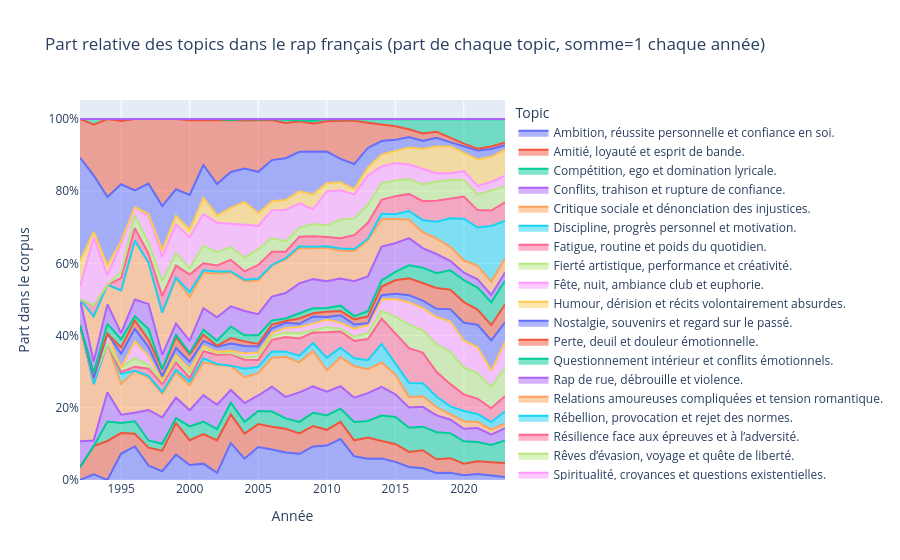

Write notebook code for a chart like this one.
### Code cell
import plotly.express as px

def visualize_topic_share_per_year(merged, year_column='year', topic_column='topic_name_gpt_5'):
    # 1. Get raw counts per (year, topic)
    topic_year = (
        merged.groupby([year_column, topic_column])
        .size()
        .reset_index(name='count')
    )

    # 2. Pivot so columns = topics, index = year
    pivot = topic_year.pivot_table(
        index=year_column,
        columns=topic_column,
        values='count',
        fill_value=0
    )
    # 3. Normalize so each row sums to 1 (get proportions)
    share = pivot.div(pivot.sum(axis=1), axis=0)

    # 4. Reset index for plotting
    share = share.reset_index()

    # 5. Plot: Stacked area (share per topic at each year, sum to 1)
    fig = px.area(
        share,
        x=year_column,
        y=share.columns[1:],  # All topics
        title="Part relative des topics dans le rap français (part de chaque topic, somme=1 chaque année)",
        labels={year_column: "Année", "value": "Part dans le corpus", "variable": "Topic"},
        groupnorm='fraction'   # Ensures area sum = 1 each year
    )
    fig.update_layout(
        yaxis=dict(title="Part dans le corpus", tickformat=".0%"),
        xaxis_title="Année",
        hovermode='x unified'
    )
    fig.show()
    return share

# Usage
final = visualize_topic_share_per_year(merged[(merged.year > 1991) & (merged.year < 2024)])

### Figure 1 — Plotly figure (JSON) as saved in the notebook; plotly's stock layout.template omitted (floating-point values rounded to 4 significant figures)
{"data": [{"fillpattern": {"shape": ""}, "groupnorm": "fraction", "hovertemplate": "Topic=Ambition, réussite personnelle et confiance en soi.<br>Année=%{x}<br>Part dans le corpus=%{y}<extra></extra>", "legendgroup": "Ambition, réussite personnelle et confiance en soi.", "line": {"color": "#636efa"}, "marker": {"symbol": "circle"}, "mode": "lines", "name": "Ambition, réussite personnelle et confiance en soi.", "orientation": "v", "showlegend": true, "stackgroup": "1", "type": "scatter", "x": [1992.0, 1993.0, 1994.0, 1995.0, 1996.0, 1997.0, 1998.0, 1999.0, 2000.0, 2001.0, 2002.0, 2003.0, 2004.0, 2005.0, 2006.0, 2007.0, 2008.0, 2009.0, 2010.0, 2011.0, 2012.0, 2013.0, 2014.0, 2015.0, 2016.0, 2017.0, 2018.0, 2019.0, 2020.0, 2021.0, 2022.0, 2023.0], "xaxis": "x", "y": [0.0, 0.01562, 0.0, 0.07345, 0.09302, 0.0398, 0.02439, 0.07047, 0.04138, 0.04533, 0.01972, 0.1026, 0.05907, 0.09122, 0.08467, 0.07637, 0.07256, 0.09299, 0.09524, 0.1134, 0.06568, 0.05905, 0.05924, 0.05024, 0.03608, 0.0324, 0.01932, 0.02004, 0.01294, 0.01678, 0.01222, 0.008296], "yaxis": "y"}, {"fillpattern": {"shape": ""}, "groupnorm": "fraction", "hovertemplate": "Topic=Amitié, loyauté et esprit de bande.<br>Année=%{x}<br>Part dans le corpus=%{y}<extra></extra>", "legendgroup": "Amitié, loyauté et esprit de bande.", "line": {"color": "#EF553B"}, "marker": {"symbol": "circle"}, "mode": "lines", "name": "Amitié, loyauté et esprit de bande.", "orientation": "v", "showlegend": true, "stackgroup": "1", "type": "scatter", "x": [1992.0, 1993.0, 1994.0, 1995.0, 1996.0, 1997.0, 1998.0, 1999.0, 2000.0, 2001.0, 2002.0, 2003.0, 2004.0, 2005.0, 2006.0, 2007.0, 2008.0, 2009.0, 2010.0, 2011.0, 2012.0, 2013.0, 2014.0, 2015.0, 2016.0, 2017.0, 2018.0, 2019.0, 2020.0, 2021.0, 2022.0, 2023.0], "xaxis": "x", "y": [0.03571, 0.07812, 0.1081, 0.0565, 0.03488, 0.04975, 0.05691, 0.08725, 0.06897, 0.08215, 0.09014, 0.07918, 0.06962, 0.06368, 0.06277, 0.06563, 0.05673, 0.0564, 0.04376, 0.0479, 0.04428, 0.05829, 0.04894, 0.04976, 0.04167, 0.05011, 0.03794, 0.04043, 0.03235, 0.03505, 0.03712, 0.03872], "yaxis": "y"}, {"fillpattern": {"shape": ""}, "groupnorm": "fraction", "hovertemplate": "Topic=Compétition, ego et domination lyricale.<br>Année=%{x}<br>Part dans le corpus=%{y}<extra></extra>", "legendgroup": "Compétition, ego et domination lyricale.", "line": {"color": "#00cc96"}, "marker": {"symbol": "circle"}, "mode": "lines", "name": "Compétition, ego et domination lyricale.", "orientation": "v", "showlegend": true, "stackgroup": "1", "type": "scatter", "x": [1992.0, 1993.0, 1994.0, 1995.0, 1996.0, 1997.0, 1998.0, 1999.0, 2000.0, 2001.0, 2002.0, 2003.0, 2004.0, 2005.0, 2006.0, 2007.0, 2008.0, 2009.0, 2010.0, 2011.0, 2012.0, 2013.0, 2014.0, 2015.0, 2016.0, 2017.0, 2018.0, 2019.0, 2020.0, 2021.0, 2022.0, 2023.0], "xaxis": "x", "y": [0.0, 0.0, 0.05405, 0.02825, 0.03488, 0.0199, 0.01897, 0.01342, 0.03793, 0.03399, 0.03099, 0.03226, 0.03165, 0.03614, 0.04234, 0.02864, 0.03166, 0.03659, 0.0399, 0.03617, 0.05092, 0.04618, 0.07019, 0.07441, 0.06701, 0.06518, 0.0752, 0.06941, 0.06183, 0.05369, 0.04746, 0.0625], "yaxis": "y"}, {"fillpattern": {"shape": ""}, "groupnorm": "fraction", "hovertemplate": "Topic=Conflits, trahison et rupture de confiance.<br>Année=%{x}<br>Part dans le corpus=%{y}<extra></extra>", "legendgroup": "Conflits, trahison et rupture de confiance.", "line": {"color": "#ab63fa"}, "marker": {"symbol": "circle"}, "mode": "lines", "name": "Conflits, trahison et rupture de confiance.", "orientation": "v", "showlegend": true, "stackgroup": "1", "type": "scatter", "x": [1992.0, 1993.0, 1994.0, 1995.0, 1996.0, 1997.0, 1998.0, 1999.0, 2000.0, 2001.0, 2002.0, 2003.0, 2004.0, 2005.0, 2006.0, 2007.0, 2008.0, 2009.0, 2010.0, 2011.0, 2012.0, 2013.0, 2014.0, 2015.0, 2016.0, 2017.0, 2018.0, 2019.0, 2020.0, 2021.0, 2022.0, 2023.0], "xaxis": "x", "y": [0.07143, 0.01562, 0.08108, 0.0226, 0.02326, 0.08458, 0.07317, 0.05705, 0.04483, 0.07365, 0.06761, 0.03519, 0.05274, 0.04303, 0.06861, 0.05967, 0.08179, 0.07317, 0.06564, 0.06256, 0.06716, 0.07721, 0.07985, 0.06303, 0.05627, 0.05501, 0.04657, 0.03792, 0.03487, 0.0384, 0.02914, 0.03429], "yaxis": "y"}, {"fillpattern": {"shape": ""}, "groupnorm": "fraction", "hovertemplate": "Topic=Critique sociale et dénonciation des injustices.<br>Année=%{x}<br>Part dans le corpus=%{y}<extra></extra>", "legendgroup": "Critique sociale et dénonciation des injustices.", "line": {"color": "#FFA15A"}, "marker": {"symbol": "circle"}, "mode": "lines", "name": "Critique sociale et dénonciation des injustices.", "orientation": "v", "showlegend": true, "stackgroup": "1", "type": "scatter", "x": [1992.0, 1993.0, 1994.0, 1995.0, 1996.0, 1997.0, 1998.0, 1999.0, 2000.0, 2001.0, 2002.0, 2003.0, 2004.0, 2005.0, 2006.0, 2007.0, 2008.0, 2009.0, 2010.0, 2011.0, 2012.0, 2013.0, 2014.0, 2015.0, 2016.0, 2017.0, 2018.0, 2019.0, 2020.0, 2021.0, 2022.0, 2023.0], "xaxis": "x", "y": [0.3214, 0.1562, 0.1351, 0.08475, 0.1163, 0.08955, 0.06504, 0.07047, 0.06897, 0.09065, 0.1099, 0.06745, 0.07173, 0.06196, 0.08029, 0.111, 0.08311, 0.09909, 0.0592, 0.08016, 0.08708, 0.06586, 0.06761, 0.0545, 0.02921, 0.02939, 0.02311, 0.0136, 0.02085, 0.01678, 0.0141, 0.01217], "yaxis": "y"}, {"fillpattern": {"shape": ""}, "groupnorm": "fraction", "hovertemplate": "Topic=Discipline, progrès personnel et motivation.<br>Année=%{x}<br>Part dans le corpus=%{y}<extra></extra>", "legendgroup": "Discipline, progrès personnel et motivation.", "line": {"color": "#19d3f3"}, "marker": {"symbol": "circle"}, "mode": "lines", "name": "Discipline, progrès personnel et motivation.", "orientation": "v", "showlegend": true, "stackgroup": "1", "type": "scatter", "x": [1992.0, 1993.0, 1994.0, 1995.0, 1996.0, 1997.0, 1998.0, 1999.0, 2000.0, 2001.0, 2002.0, 2003.0, 2004.0, 2005.0, 2006.0, 2007.0, 2008.0, 2009.0, 2010.0, 2011.0, 2012.0, 2013.0, 2014.0, 2015.0, 2016.0, 2017.0, 2018.0, 2019.0, 2020.0, 2021.0, 2022.0, 2023.0], "xaxis": "x", "y": [0.0, 0.0, 0.0, 0.02825, 0.0, 0.004975, 0.00542, 0.006711, 0.01034, 0.01133, 0.002817, 0.0, 0.02321, 0.01721, 0.01752, 0.01432, 0.01847, 0.02134, 0.03475, 0.02639, 0.02214, 0.02498, 0.05087, 0.03175, 0.03866, 0.03617, 0.02898, 0.02254, 0.0284, 0.022, 0.02021, 0.03374], "yaxis": "y"}, {"fillpattern": {"shape": ""}, "groupnorm": "fraction", "hovertemplate": "Topic=Fatigue, routine et poids du quotidien.<br>Année=%{x}<br>Part dans le corpus=%{y}<extra></extra>", "legendgroup": "Fatigue, routine et poids du quotidien.", "line": {"color": "#FF6692"}, "marker": {"symbol": "circle"}, "mode": "lines", "name": "Fatigue, routine et poids du quotidien.", "orientation": "v", "showlegend": true, "stackgroup": "1", "type": "scatter", "x": [1992.0, 1993.0, 1994.0, 1995.0, 1996.0, 1997.0, 1998.0, 1999.0, 2000.0, 2001.0, 2002.0, 2003.0, 2004.0, 2005.0, 2006.0, 2007.0, 2008.0, 2009.0, 2010.0, 2011.0, 2012.0, 2013.0, 2014.0, 2015.0, 2016.0, 2017.0, 2018.0, 2019.0, 2020.0, 2021.0, 2022.0, 2023.0], "xaxis": "x", "y": [0.0, 0.01562, 0.0, 0.00565, 0.01163, 0.0199, 0.02168, 0.02013, 0.01034, 0.01983, 0.02535, 0.03226, 0.02532, 0.01893, 0.03212, 0.04057, 0.04749, 0.02896, 0.07079, 0.04497, 0.04797, 0.05905, 0.07019, 0.08246, 0.09622, 0.08478, 0.06864, 0.06225, 0.04565, 0.04251, 0.03853, 0.04314], "yaxis": "y"}, {"fillpattern": {"shape": ""}, "groupnorm": "fraction", "hovertemplate": "Topic=Fierté artistique, performance et créativité.<br>Année=%{x}<br>Part dans le corpus=%{y}<extra></extra>", "legendgroup": "Fierté artistique, performance et créativité.", "line": {"color": "#B6E880"}, "marker": {"symbol": "circle"}, "mode": "lines", "name": "Fierté artistique, performance et créativité.", "orientation": "v", "showlegend": true, "stackgroup": "1", "type": "scatter", "x": [1992.0, 1993.0, 1994.0, 1995.0, 1996.0, 1997.0, 1998.0, 1999.0, 2000.0, 2001.0, 2002.0, 2003.0, 2004.0, 2005.0, 2006.0, 2007.0, 2008.0, 2009.0, 2010.0, 2011.0, 2012.0, 2013.0, 2014.0, 2015.0, 2016.0, 2017.0, 2018.0, 2019.0, 2020.0, 2021.0, 2022.0, 2023.0], "xaxis": "x", "y": [0.0, 0.0, 0.0, 0.0113, 0.02326, 0.00995, 0.00813, 0.01007, 0.01379, 0.01133, 0.005634, 0.002933, 0.006329, 0.01033, 0.01022, 0.01313, 0.01451, 0.006098, 0.01416, 0.00782, 0.01107, 0.01665, 0.02189, 0.0455, 0.06572, 0.06104, 0.07623, 0.08873, 0.07477, 0.07047, 0.05874, 0.07688], "yaxis": "y"}, {"fillpattern": {"shape": ""}, "groupnorm": "fraction", "hovertemplate": "Topic=Fête, nuit, ambiance club et euphorie.<br>Année=%{x}<br>Part dans le corpus=%{y}<extra></extra>", "legendgroup": "Fête, nuit, ambiance club et euphorie.", "line": {"color": "#FF97FF"}, "marker": {"symbol": "circle"}, "mode": "lines", "name": "Fête, nuit, ambiance club et euphorie.", "orientation": "v", "showlegend": true, "stackgroup": "1", "type": "scatter", "x": [1992.0, 1993.0, 1994.0, 1995.0, 1996.0, 1997.0, 1998.0, 1999.0, 2000.0, 2001.0, 2002.0, 2003.0, 2004.0, 2005.0, 2006.0, 2007.0, 2008.0, 2009.0, 2010.0, 2011.0, 2012.0, 2013.0, 2014.0, 2015.0, 2016.0, 2017.0, 2018.0, 2019.0, 2020.0, 2021.0, 2022.0, 2023.0], "xaxis": "x", "y": [0.0, 0.0, 0.02703, 0.0, 0.04651, 0.02488, 0.00271, 0.01007, 0.01034, 0.002833, 0.002817, 0.005865, 0.01055, 0.01033, 0.008759, 0.01193, 0.01715, 0.01982, 0.02059, 0.01662, 0.02214, 0.0212, 0.03284, 0.04929, 0.06143, 0.06292, 0.07554, 0.08444, 0.07477, 0.07196, 0.04558, 0.06914], "yaxis": "y"}, {"fillpattern": {"shape": ""}, "groupnorm": "fraction", "hovertemplate": "Topic=Humour, dérision et récits volontairement absurdes.<br>Année=%{x}<br>Part dans le corpus=%{y}<extra></extra>", "legendgroup": "Humour, dérision et récits volontairement absurdes.", "line": {"color": "#FECB52"}, "marker": {"symbol": "circle"}, "mode": "lines", "name": "Humour, dérision et récits volontairement absurdes.", "orientation": "v", "showlegend": true, "stackgroup": "1", "type": "scatter", "x": [1992.0, 1993.0, 1994.0, 1995.0, 1996.0, 1997.0, 1998.0, 1999.0, 2000.0, 2001.0, 2002.0, 2003.0, 2004.0, 2005.0, 2006.0, 2007.0, 2008.0, 2009.0, 2010.0, 2011.0, 2012.0, 2013.0, 2014.0, 2015.0, 2016.0, 2017.0, 2018.0, 2019.0, 2020.0, 2021.0, 2022.0, 2023.0], "xaxis": "x", "y": [0.0, 0.0, 0.0, 0.0, 0.0, 0.0, 0.0, 0.0, 0.0, 0.0, 0.0, 0.0, 0.0, 0.0, 0.0, 0.0, 0.0, 0.0, 0.0, 0.0, 0.0, 0.0, 0.0, 0.0, 0.0, 0.0, 0.0, 0.0, 0.0, 0.0, 0.0, 0.003319], "yaxis": "y"}, {"fillpattern": {"shape": ""}, "groupnorm": "fraction", "hovertemplate": "Topic=Nostalgie, souvenirs et regard sur le passé.<br>Année=%{x}<br>Part dans le corpus=%{y}<extra></extra>", "legendgroup": "Nostalgie, souvenirs et regard sur le passé.", "line": {"color": "#636efa"}, "marker": {"symbol": "circle"}, "mode": "lines", "name": "Nostalgie, souvenirs et regard sur le passé.", "orientation": "v", "showlegend": true, "stackgroup": "1", "type": "scatter", "x": [1992.0, 1993.0, 1994.0, 1995.0, 1996.0, 1997.0, 1998.0, 1999.0, 2000.0, 2001.0, 2002.0, 2003.0, 2004.0, 2005.0, 2006.0, 2007.0, 2008.0, 2009.0, 2010.0, 2011.0, 2012.0, 2013.0, 2014.0, 2015.0, 2016.0, 2017.0, 2018.0, 2019.0, 2020.0, 2021.0, 2022.0, 2023.0], "xaxis": "x", "y": [0.0, 0.0, 0.0, 0.03955, 0.03488, 0.02488, 0.01084, 0.02013, 0.02069, 0.01416, 0.01408, 0.02053, 0.0211, 0.01721, 0.01314, 0.01432, 0.009235, 0.01829, 0.007722, 0.02053, 0.01255, 0.006056, 0.0103, 0.01517, 0.01976, 0.01997, 0.02277, 0.03399, 0.04925, 0.06227, 0.08365, 0.0542], "yaxis": "y"}, {"fillpattern": {"shape": ""}, "groupnorm": "fraction", "hovertemplate": "Topic=Perte, deuil et douleur émotionnelle.<br>Année=%{x}<br>Part dans le corpus=%{y}<extra></extra>", "legendgroup": "Perte, deuil et douleur émotionnelle.", "line": {"color": "#EF553B"}, "marker": {"symbol": "circle"}, "mode": "lines", "name": "Perte, deuil et douleur émotionnelle.", "orientation": "v", "showlegend": true, "stackgroup": "1", "type": "scatter", "x": [1992.0, 1993.0, 1994.0, 1995.0, 1996.0, 1997.0, 1998.0, 1999.0, 2000.0, 2001.0, 2002.0, 2003.0, 2004.0, 2005.0, 2006.0, 2007.0, 2008.0, 2009.0, 2010.0, 2011.0, 2012.0, 2013.0, 2014.0, 2015.0, 2016.0, 2017.0, 2018.0, 2019.0, 2020.0, 2021.0, 2022.0, 2023.0], "xaxis": "x", "y": [0.0, 0.01562, 0.0, 0.01695, 0.02326, 0.0199, 0.01897, 0.0302, 0.02069, 0.017, 0.002817, 0.01466, 0.01266, 0.006885, 0.01022, 0.004773, 0.01451, 0.009146, 0.01416, 0.01173, 0.01402, 0.01817, 0.02382, 0.03697, 0.04682, 0.04861, 0.05761, 0.05403, 0.05715, 0.04213, 0.04229, 0.04978], "yaxis": "y"}, {"fillpattern": {"shape": ""}, "groupnorm": "fraction", "hovertemplate": "Topic=Questionnement intérieur et conflits émotionnels.<br>Année=%{x}<br>Part dans le corpus=%{y}<extra></extra>", "legendgroup": "Questionnement intérieur et conflits émotionnels.", "line": {"color": "#00cc96"}, "marker": {"symbol": "circle"}, "mode": "lines", "name": "Questionnement intérieur et conflits émotionnels.", "orientation": "v", "showlegend": true, "stackgroup": "1", "type": "scatter", "x": [1992.0, 1993.0, 1994.0, 1995.0, 1996.0, 1997.0, 1998.0, 1999.0, 2000.0, 2001.0, 2002.0, 2003.0, 2004.0, 2005.0, 2006.0, 2007.0, 2008.0, 2009.0, 2010.0, 2011.0, 2012.0, 2013.0, 2014.0, 2015.0, 2016.0, 2017.0, 2018.0, 2019.0, 2020.0, 2021.0, 2022.0, 2023.0], "xaxis": "x", "y": [0.0, 0.0, 0.02703, 0.0226, 0.01163, 0.02985, 0.0, 0.006711, 0.003448, 0.01416, 0.01408, 0.03226, 0.01688, 0.0241, 0.01168, 0.00716, 0.01451, 0.01372, 0.0103, 0.01466, 0.008856, 0.01514, 0.01739, 0.0237, 0.03608, 0.04258, 0.04105, 0.05367, 0.06111, 0.06078, 0.06297, 0.06582], "yaxis": "y"}, {"fillpattern": {"shape": ""}, "groupnorm": "fraction", "hovertemplate": "Topic=Rap de rue, débrouille et violence.<br>Année=%{x}<br>Part dans le corpus=%{y}<extra></extra>", "legendgroup": "Rap de rue, débrouille et violence.", "line": {"color": "#ab63fa"}, "marker": {"symbol": "circle"}, "mode": "lines", "name": "Rap de rue, débrouille et violence.", "orientation": "v", "showlegend": true, "stackgroup": "1", "type": "scatter", "x": [1992.0, 1993.0, 1994.0, 1995.0, 1996.0, 1997.0, 1998.0, 1999.0, 2000.0, 2001.0, 2002.0, 2003.0, 2004.0, 2005.0, 2006.0, 2007.0, 2008.0, 2009.0, 2010.0, 2011.0, 2012.0, 2013.0, 2014.0, 2015.0, 2016.0, 2017.0, 2018.0, 2019.0, 2020.0, 2021.0, 2022.0, 2023.0], "xaxis": "x", "y": [0.07143, 0.03125, 0.05405, 0.01695, 0.04651, 0.06965, 0.04065, 0.0302, 0.03448, 0.05949, 0.06479, 0.05572, 0.06751, 0.05852, 0.06569, 0.07041, 0.08311, 0.08079, 0.07465, 0.07527, 0.09668, 0.09614, 0.09337, 0.07915, 0.07517, 0.05426, 0.05312, 0.02612, 0.02049, 0.02312, 0.02068, 0.02268], "yaxis": "y"}, {"fillpattern": {"shape": ""}, "groupnorm": "fraction", "hovertemplate": "Topic=Relations amoureuses compliquées et tension romantique.<br>Année=%{x}<br>Part dans le corpus=%{y}<extra></extra>", "legendgroup": "Relations amoureuses compliquées et tension romantique.", "line": {"color": "#FFA15A"}, "marker": {"symbol": "circle"}, "mode": "lines", "name": "Relations amoureuses compliquées et tension romantique.", "orientation": "v", "showlegend": true, "stackgroup": "1", "type": "scatter", "x": [1992.0, 1993.0, 1994.0, 1995.0, 1996.0, 1997.0, 1998.0, 1999.0, 2000.0, 2001.0, 2002.0, 2003.0, 2004.0, 2005.0, 2006.0, 2007.0, 2008.0, 2009.0, 2010.0, 2011.0, 2012.0, 2013.0, 2014.0, 2015.0, 2016.0, 2017.0, 2018.0, 2019.0, 2020.0, 2021.0, 2022.0, 2023.0], "xaxis": "x", "y": [0.0, 0.125, 0.05405, 0.1186, 0.1628, 0.1144, 0.1165, 0.1242, 0.1207, 0.09915, 0.1211, 0.09384, 0.08228, 0.09294, 0.08613, 0.09308, 0.09763, 0.08537, 0.09266, 0.07722, 0.08413, 0.1007, 0.07598, 0.06777, 0.05069, 0.04408, 0.04312, 0.039, 0.03415, 0.03766, 0.03665, 0.03872], "yaxis": "y"}, {"fillpattern": {"shape": ""}, "groupnorm": "fraction", "hovertemplate": "Topic=Rébellion, provocation et rejet des normes.<br>Année=%{x}<br>Part dans le corpus=%{y}<extra></extra>", "legendgroup": "Rébellion, provocation et rejet des normes.", "line": {"color": "#19d3f3"}, "marker": {"symbol": "circle"}, "mode": "lines", "name": "Rébellion, provocation et rejet des normes.", "orientation": "v", "showlegend": true, "stackgroup": "1", "type": "scatter", "x": [1992.0, 1993.0, 1994.0, 1995.0, 1996.0, 1997.0, 1998.0, 1999.0, 2000.0, 2001.0, 2002.0, 2003.0, 2004.0, 2005.0, 2006.0, 2007.0, 2008.0, 2009.0, 2010.0, 2011.0, 2012.0, 2013.0, 2014.0, 2015.0, 2016.0, 2017.0, 2018.0, 2019.0, 2020.0, 2021.0, 2022.0, 2023.0], "xaxis": "x", "y": [0.0, 0.0, 0.0, 0.0, 0.0, 0.0, 0.0, 0.003356, 0.01379, 0.005666, 0.005634, 0.002933, 0.004219, 0.005164, 0.00146, 0.00358, 0.005277, 0.004573, 0.003861, 0.005865, 0.005166, 0.003785, 0.01481, 0.0128, 0.02448, 0.03316, 0.04622, 0.07907, 0.1154, 0.1059, 0.1541, 0.1045], "yaxis": "y"}, {"fillpattern": {"shape": ""}, "groupnorm": "fraction", "hovertemplate": "Topic=Résilience face aux épreuves et à l’adversité.<br>Année=%{x}<br>Part dans le corpus=%{y}<extra></extra>", "legendgroup": "Résilience face aux épreuves et à l’adversité.", "line": {"color": "#FF6692"}, "marker": {"symbol": "circle"}, "mode": "lines", "name": "Résilience face aux épreuves et à l’adversité.", "orientation": "v", "showlegend": true, "stackgroup": "1", "type": "scatter", "x": [1992.0, 1993.0, 1994.0, 1995.0, 1996.0, 1997.0, 1998.0, 1999.0, 2000.0, 2001.0, 2002.0, 2003.0, 2004.0, 2005.0, 2006.0, 2007.0, 2008.0, 2009.0, 2010.0, 2011.0, 2012.0, 2013.0, 2014.0, 2015.0, 2016.0, 2017.0, 2018.0, 2019.0, 2020.0, 2021.0, 2022.0, 2023.0], "xaxis": "x", "y": [0.0, 0.03125, 0.0, 0.0339, 0.03488, 0.02488, 0.04607, 0.03356, 0.04828, 0.01983, 0.0169, 0.03226, 0.02321, 0.03787, 0.0365, 0.0179, 0.02639, 0.02896, 0.02574, 0.02835, 0.03838, 0.04391, 0.03863, 0.04976, 0.04725, 0.05275, 0.05795, 0.05403, 0.06111, 0.0481, 0.04276, 0.05088], "yaxis": "y"}, {"fillpattern": {"shape": ""}, "groupnorm": "fraction", "hovertemplate": "Topic=Rêves d’évasion, voyage et quête de liberté.<br>Année=%{x}<br>Part dans le corpus=%{y}<extra></extra>", "legendgroup": "Rêves d’évasion, voyage et quête de liberté.", "line": {"color": "#B6E880"}, "marker": {"symbol": "circle"}, "mode": "lines", "name": "Rêves d’évasion, voyage et quête de liberté.", "orientation": "v", "showlegend": true, "stackgroup": "1", "type": "scatter", "x": [1992.0, 1993.0, 1994.0, 1995.0, 1996.0, 1997.0, 1998.0, 1999.0, 2000.0, 2001.0, 2002.0, 2003.0, 2004.0, 2005.0, 2006.0, 2007.0, 2008.0, 2009.0, 2010.0, 2011.0, 2012.0, 2013.0, 2014.0, 2015.0, 2016.0, 2017.0, 2018.0, 2019.0, 2020.0, 2021.0, 2022.0, 2023.0], "xaxis": "x", "y": [0.0, 0.0, 0.0, 0.01695, 0.03488, 0.02985, 0.04065, 0.03356, 0.01724, 0.04816, 0.03662, 0.03519, 0.03797, 0.04303, 0.03796, 0.02864, 0.02507, 0.03354, 0.03218, 0.05181, 0.04576, 0.04996, 0.04572, 0.04313, 0.04081, 0.04672, 0.05347, 0.05188, 0.04601, 0.04288, 0.05592, 0.04425], "yaxis": "y"}, {"fillpattern": {"shape": ""}, "groupnorm": "fraction", "hovertemplate": "Topic=Spiritualité, croyances et questions existentielles.<br>Année=%{x}<br>Part dans le corpus=%{y}<extra></extra>", "legendgroup": "Spiritualité, croyances et questions existentielles.", "line": {"color": "#FF97FF"}, "marker": {"symbol": "circle"}, "mode": "lines", "name": "Spiritualité, croyances et questions existentielles.", "orientation": "v", "showlegend": true, "stackgroup": "1", "type": "scatter", "x": [1992.0, 1993.0, 1994.0, 1995.0, 1996.0, 1997.0, 1998.0, 1999.0, 2000.0, 2001.0, 2002.0, 2003.0, 2004.0, 2005.0, 2006.0, 2007.0, 2008.0, 2009.0, 2010.0, 2011.0, 2012.0, 2013.0, 2014.0, 2015.0, 2016.0, 2017.0, 2018.0, 2019.0, 2020.0, 2021.0, 2022.0, 2023.0], "xaxis": "x", "y": [0.03571, 0.1875, 0.02703, 0.0791, 0.02326, 0.07463, 0.06775, 0.08054, 0.08621, 0.08782, 0.08169, 0.06452, 0.09072, 0.0654, 0.07737, 0.08711, 0.06728, 0.04116, 0.09395, 0.08113, 0.06716, 0.081, 0.04701, 0.04834, 0.04081, 0.04295, 0.02311, 0.0186, 0.02444, 0.02424, 0.0235, 0.02987], "yaxis": "y"}, {"fillpattern": {"shape": ""}, "groupnorm": "fraction", "hovertemplate": "Topic=Séduction, désir et attirance physique.<br>Année=%{x}<br>Part dans le corpus=%{y}<extra></extra>", "legendgroup": "Séduction, désir et attirance physique.", "line": {"color": "#FECB52"}, "marker": {"symbol": "circle"}, "mode": "lines", "name": "Séduction, désir et attirance physique.", "orientation": "v", "showlegend": true, "stackgroup": "1", "type": "scatter", "x": [1992.0, 1993.0, 1994.0, 1995.0, 1996.0, 1997.0, 1998.0, 1999.0, 2000.0, 2001.0, 2002.0, 2003.0, 2004.0, 2005.0, 2006.0, 2007.0, 2008.0, 2009.0, 2010.0, 2011.0, 2012.0, 2013.0, 2014.0, 2015.0, 2016.0, 2017.0, 2018.0, 2019.0, 2020.0, 2021.0, 2022.0, 2023.0], "xaxis": "x", "y": [0.07143, 0.01562, 0.02703, 0.00565, 0.0, 0.004975, 0.01897, 0.02349, 0.02069, 0.04533, 0.01972, 0.04399, 0.06329, 0.03442, 0.02482, 0.02745, 0.03298, 0.04116, 0.02317, 0.02248, 0.01476, 0.02195, 0.03284, 0.0327, 0.04682, 0.05463, 0.07416, 0.07442, 0.05032, 0.07308, 0.06955, 0.07135], "yaxis": "y"}, {"fillpattern": {"shape": ""}, "groupnorm": "fraction", "hovertemplate": "Topic=Vie de luxe, argent et réussite matérielle.<br>Année=%{x}<br>Part dans le corpus=%{y}<extra></extra>", "legendgroup": "Vie de luxe, argent et réussite matérielle.", "line": {"color": "#636efa"}, "marker": {"symbol": "circle"}, "mode": "lines", "name": "Vie de luxe, argent et réussite matérielle.", "orientation": "v", "showlegend": true, "stackgroup": "1", "type": "scatter", "x": [1992.0, 1993.0, 1994.0, 1995.0, 1996.0, 1997.0, 1998.0, 1999.0, 2000.0, 2001.0, 2002.0, 2003.0, 2004.0, 2005.0, 2006.0, 2007.0, 2008.0, 2009.0, 2010.0, 2011.0, 2012.0, 2013.0, 2014.0, 2015.0, 2016.0, 2017.0, 2018.0, 2019.0, 2020.0, 2021.0, 2022.0, 2023.0], "xaxis": "x", "y": [0.2857, 0.1562, 0.1892, 0.1582, 0.04651, 0.08458, 0.122, 0.07383, 0.09655, 0.09065, 0.08732, 0.09971, 0.09283, 0.1153, 0.1139, 0.1158, 0.1095, 0.1174, 0.08752, 0.06452, 0.06937, 0.0545, 0.03735, 0.03175, 0.02921, 0.02223, 0.0238, 0.01181, 0.01869, 0.02498, 0.02162, 0.01327], "yaxis": "y"}, {"fillpattern": {"shape": ""}, "groupnorm": "fraction", "hovertemplate": "Topic=Vie urbaine, quartier et identité locale.<br>Année=%{x}<br>Part dans le corpus=%{y}<extra></extra>", "legendgroup": "Vie urbaine, quartier et identité locale.", "line": {"color": "#EF553B"}, "marker": {"symbol": "circle"}, "mode": "lines", "name": "Vie urbaine, quartier et identité locale.", "orientation": "v", "showlegend": true, "stackgroup": "1", "type": "scatter", "x": [1992.0, 1993.0, 1994.0, 1995.0, 1996.0, 1997.0, 1998.0, 1999.0, 2000.0, 2001.0, 2002.0, 2003.0, 2004.0, 2005.0, 2006.0, 2007.0, 2008.0, 2009.0, 2010.0, 2011.0, 2012.0, 2013.0, 2014.0, 2015.0, 2016.0, 2017.0, 2018.0, 2019.0, 2020.0, 2021.0, 2022.0, 2023.0], "xaxis": "x", "y": [0.1071, 0.1406, 0.2162, 0.1751, 0.1977, 0.1791, 0.2412, 0.1946, 0.2069, 0.1246, 0.1775, 0.1437, 0.1329, 0.1429, 0.1109, 0.09785, 0.08443, 0.07927, 0.08366, 0.1056, 0.1196, 0.06964, 0.04572, 0.03791, 0.02148, 0.0211, 0.0169, 0.01145, 0.007189, 0.004847, 0.007049, 0.00719], "yaxis": "y"}, {"fillpattern": {"shape": ""}, "groupnorm": "fraction", "hovertemplate": "Topic=Violence, confrontation et posture agressive.<br>Année=%{x}<br>Part dans le corpus=%{y}<extra></extra>", "legendgroup": "Violence, confrontation et posture agressive.", "line": {"color": "#00cc96"}, "marker": {"symbol": "circle"}, "mode": "lines", "name": "Violence, confrontation et posture agressive.", "orientation": "v", "showlegend": true, "stackgroup": "1", "type": "scatter", "x": [1992.0, 1993.0, 1994.0, 1995.0, 1996.0, 1997.0, 1998.0, 1999.0, 2000.0, 2001.0, 2002.0, 2003.0, 2004.0, 2005.0, 2006.0, 2007.0, 2008.0, 2009.0, 2010.0, 2011.0, 2012.0, 2013.0, 2014.0, 2015.0, 2016.0, 2017.0, 2018.0, 2019.0, 2020.0, 2021.0, 2022.0, 2023.0], "xaxis": "x", "y": [0.0, 0.01562, 0.0, 0.00565, 0.0, 0.0, 0.0, 0.0, 0.003448, 0.002833, 0.002817, 0.0, 0.004219, 0.001721, 0.00292, 0.008353, 0.003958, 0.007622, 0.006435, 0.004888, 0.004428, 0.009841, 0.01545, 0.01991, 0.02792, 0.03956, 0.03518, 0.05259, 0.06794, 0.08054, 0.07566, 0.06471], "yaxis": "y"}, {"fillpattern": {"shape": ""}, "groupnorm": "fraction", "hovertemplate": "Topic=Vulnérabilité, chagrin d’amour et manque de l’autre.<br>Année=%{x}<br>Part dans le corpus=%{y}<extra></extra>", "legendgroup": "Vulnérabilité, chagrin d’amour et manque de l’autre.", "line": {"color": "#ab63fa"}, "marker": {"symbol": "circle"}, "mode": "lines", "name": "Vulnérabilité, chagrin d’amour et manque de l’autre.", "orientation": "v", "showlegend": true, "stackgroup": "1", "type": "scatter", "x": [1992.0, 1993.0, 1994.0, 1995.0, 1996.0, 1997.0, 1998.0, 1999.0, 2000.0, 2001.0, 2002.0, 2003.0, 2004.0, 2005.0, 2006.0, 2007.0, 2008.0, 2009.0, 2010.0, 2011.0, 2012.0, 2013.0, 2014.0, 2015.0, 2016.0, 2017.0, 2018.0, 2019.0, 2020.0, 2021.0, 2022.0, 2023.0], "xaxis": "x", "y": [0.0, 0.0, 0.0, 0.0, 0.0, 0.0, 0.0, 0.0, 0.0, 0.0, 0.0, 0.002933, 0.0, 0.001721, 0.0, 0.002387, 0.002639, 0.004573, 0.0, 0.0, 0.000738, 0.000757, 0.0, 0.0, 0.0004296, 0.0003768, 0.0, 0.0, 0.0003595, 0.001864, 0.0004699, 0.0005531], "yaxis": "y"}], "layout": {"hovermode": "x unified", "legend": {"title": {"text": "Topic"}, "tracegroupgap": 0}, "title": {"text": "Part relative des topics dans le rap français (part de chaque topic, somme=1 chaque année)"}, "xaxis": {"anchor": "y", "domain": [0, 1], "title": {"text": "Année"}}, "yaxis": {"anchor": "x", "domain": [0, 1], "tickformat": ".0%", "title": {"text": "Part dans le corpus"}}}}
